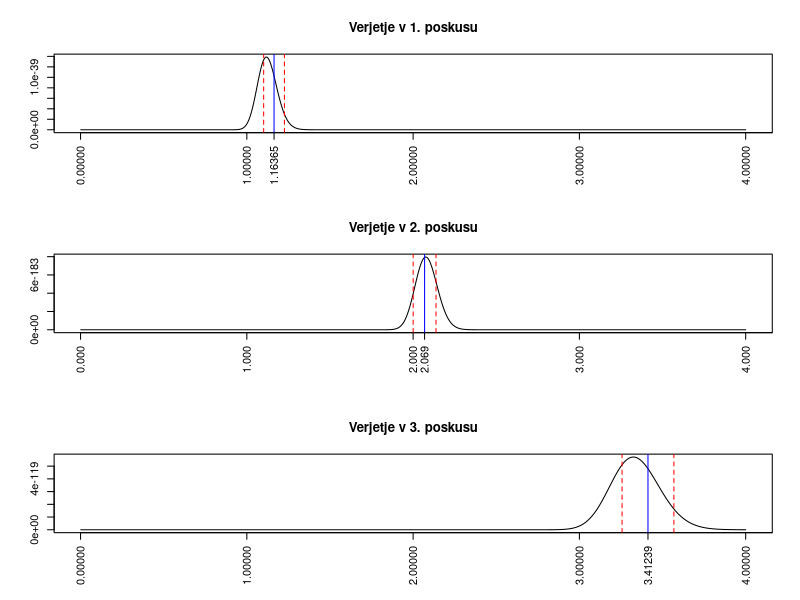

Recreate this plot in R.
#Nastavimo mesto datoteke (Po potrebi spremenite na mesto, kamor ste shranili datoteke)
#Npr. setwd("C:/Users/Uporabnik/Documents/GitHub/STAT")

#Naložimo podatke eksperimentov
kratki <- read.csv("Kromatin_kratki.csv")
srednji <- read.csv("Kromatin_srednji.csv")
dolgi <- read.csv("Kromatin_dolgi.csv")

#Za cenilko, ki smo jo pridobili po metodi momentov, izračunamo numerične približke

#Prvi eksperiment
n1 <- nrow(kratki)
x1 <- kratki[, 1]
t1 <- sqrt(2/pi)*mean(x1)

SE1 <- sqrt((4 - pi)/(n1 * pi))*t1

#Drugi eksperiment
n2 <- nrow(srednji)
x2 <- srednji[, 1]
t2 <- sqrt(2/pi)*mean(x2)

SE2 <- sqrt((4 - pi)/(n2 * pi))*t2

#Tretji eksperiment
n3 <- nrow(dolgi)
x3 <- dolgi[, 1]
t3 <- sqrt(2/pi)*mean(x3)

SE3 <- sqrt((4 - pi)/(n3 * pi))*t3

#Zapišimo ocenjene gostote porazdelitve

gostota <- function(y, t) {
# y je vektor razdalj, t skalarni parameter
	if(t != 0) {
		b <- rep(0, length(y)) #vektor v katerega hranimo rezultate
		for (i in 1:length(y)){
			if(y[i] >0){
				b[i] <- y[i]/(t)^2 * exp(- (y[i]^2) / (2*(t)^2))
			}
			else {
				b[i] <- 0
			}
		}
	}
	return(b)
}

tk <- sort(c(seq(0.001, 4, 0.001), t1-SE1, t1, t1+SE1, t2-SE2, t2, t2+SE2, t3-SE3, t3, t3+SE3))

verjetje1 <- function(t) {
#t je vektor parametrov
	r <- rep(0, length(t))
	for(i in 1:length(t)){
		r[i] <- prod(gostota(x1, t[i]))
	}
	return(r)
}

verjetje2 <- function(t) {
#t je vektor parametrov
	r <- rep(0, length(t))
	for(i in 1:length(t)){
		r[i] <- prod(gostota(x2, t[i]))
	}
	return(r)
}

verjetje3 <- function(t) {
#t je vektor parametrov
	r <- rep(0, length(t))
	for(i in 1:length(t)){
		r[i] <- prod(gostota(x3, t[i]))
	}
	return(r)
}
#Za vsak eksperiment še narišemo verjetje

par(mfrow=c(3, 1))

plot(tk, verjetje1(tk), type="l", main="Verjetje v 1. poskusu", xaxt= "n", xlab = "", ylab="")
axis(1, at = sort(c(seq(0, 6, 1), round(t1, 5))), las=2)
abline(v = t1, col = "blue")
abline(v = t1-SE1, col = "red", lty = 2, lwd=1)
abline(v = t1+SE1, col = "red", lty = 2, lwd=1)

plot(tk, verjetje2(tk), type="l", main="Verjetje v 2. poskusu", xaxt= "n", xlab = "", ylab="")
axis(1, at = sort(c(seq(0, 6, 1), round(t2, 5))), las=2)
abline(v = t2, col = "blue")
abline(v = t2-SE2, col = "red", lty = 2, lwd=1)
abline(v = t2+SE2, col = "red", lty = 2, lwd=1)

plot(tk, verjetje3(tk), type="l", main="Verjetje v 3. poskusu", xaxt = "n", xlab = "", ylab="")
axis(1, at = sort(c(seq(0, 12, 1), round(t3, 5))), las=2)
abline(v = t3, col = "blue")
abline(v = t3-SE3, col = "red", lty = 2, lwd=1)
abline(v = t3+SE3, col = "red", lty = 2, lwd=1)

cat("Približek za theta v prvem eksperimentu je", t1, ".")
cat("Standardna napaka v njem pa znaša",SE1, ".")

cat("Približek za theta v drugem eksperimentu je", t2, ".")
cat("Standardna napaka v njem znaša", SE2, ".")

cat("Približek za theta v tretjem eksperimentu je", t3, ".")
cat("Standardna napaka v njem znaša ", SE3, ".")
